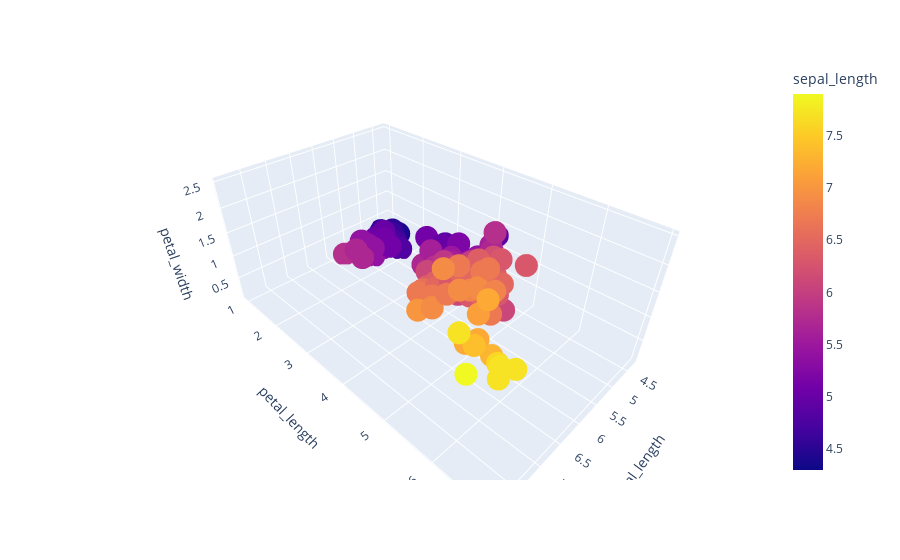

Write notebook code for a chart like this one.
### Code cell
fig = px.scatter_3d(df,x="sepal_length", y="petal_length" ,z="petal_width",color="sepal_length")
fig.show()

### Figure 1 — Plotly figure (JSON) as saved in the notebook; plotly's stock layout.template omitted (floating-point values rounded to 4 significant figures; data arrays with more than 128 entries replaced by an {"elided": "..."} marker saying what was removed)
{"data": [{"hovertemplate": "sepal_length=%{marker.color}<br>petal_length=%{y}<br>petal_width=%{z}<extra></extra>", "legendgroup": "", "marker": {"color": {"elided": "150 float values"}, "coloraxis": "coloraxis", "symbol": "circle"}, "mode": "markers", "name": "", "scene": "scene", "showlegend": false, "type": "scatter3d", "x": {"elided": "150 float values"}, "y": {"elided": "150 float values"}, "z": {"elided": "150 float values"}}], "layout": {"coloraxis": {"colorbar": {"title": {"text": "sepal_length"}}, "colorscale": [[0, "#0d0887"], [0.1111, "#46039f"], [0.2222, "#7201a8"], [0.3333, "#9c179e"], [0.4444, "#bd3786"], [0.5556, "#d8576b"], [0.6667, "#ed7953"], [0.7778, "#fb9f3a"], [0.8889, "#fdca26"], [1, "#f0f921"]]}, "legend": {"tracegroupgap": 0}, "margin": {"t": 60}, "scene": {"domain": {"x": [0, 1], "y": [0, 1]}, "xaxis": {"title": {"text": "sepal_length"}}, "yaxis": {"title": {"text": "petal_length"}}, "zaxis": {"title": {"text": "petal_width"}}}}}
